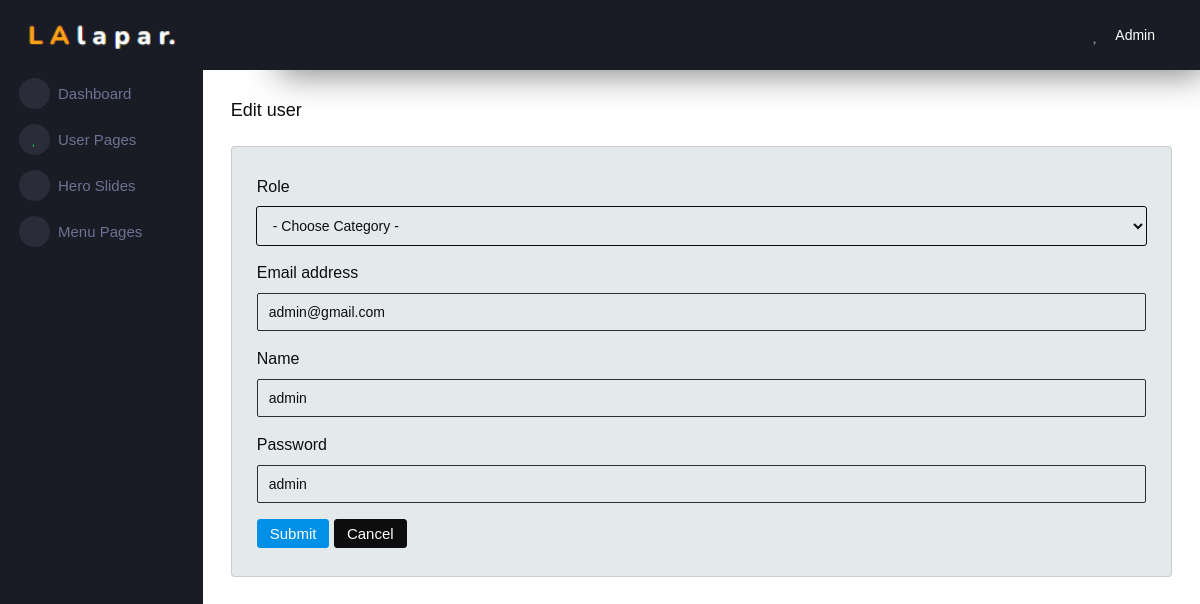
Screenshot of /admin/edituser.php?id=1 with the database file from the repository.
### tables this page shows
CREATE TABLE `user` (
  `id` int(11) NOT NULL,
  `id_role` int(11) NOT NULL,
  `email` varchar(250) NOT NULL,
  `name` varchar(100) NOT NULL,
  `password` varchar(250) NOT NULL
);

### admin/edituser.php (the view, shortened to what this page needs)
<?php
include "../koneksi.php";
$id = $_GET['id'];
$ambil = mysqli_query($koneksi, "SELECT * FROM user WHERE id='$id'");
$result2 = mysqli_fetch_array($ambil);
?>
<!DOCTYPE html>
<html lang="en">
<head>
  <link rel="stylesheet" href="asset/vendors/mdi/css/materialdesignicons.min.css">
  <link rel="stylesheet" href="asset/vendors/css/vendor.bundle.base.css">
  <link rel="stylesheet" href="asset/style.css">
</head>
<body>
  <div class="container-scroller">
    <?php
      include('sidebar_admin.php');
    ?>
    <div class="main-panel">
      <div class="content-wrapper">
        <div class="page-header">
          <h3 class="page-title text-dark"> Edit user </h3>
        </div>
        <div class="card mb-4 bg-secondary">
          <div class="card-body">
            <form action="" method="POST" enctype="multipart/form-data">
              <div class="mb-3">
                <label for="role" class="form-label text-dark">Role</label>
                <select class="form-control bg-secondary text-dark border-dark" name="role">
                    <option selected disabled>- Choose Category -</option>
                </select>
              </div>
              <div class="mb-3">
                <label for="email" class="form-label text-dark">Email address</label>
                <input type="email" class="form-control bg-secondary text-dark" id="email" name="email" required value="<?php echo $result2['email'] ?>">
              </div>
              <div class="mb-3">
                <label for="name" class="form-label text-dark">Name</label>
                <input type="text" class="form-control bg-secondary text-dark" id="name" name="name" required value="<?php echo $result2['name'] ?>">
              </div>
              <div class="mb-3">
                <label for="password" class="form-label text-dark">Password</label>
                <input type="text" class="form-control bg-secondary text-dark" id="password" name="password" required value="<?php echo $result2['password'] ?>">
              </div>
              <input type="submit" class="btn btn-primary" name="submit"></input>
              <a href="user_admin.php" class="btn btn-dark">Cancel</a>
            </form>
          </div>
        </div>
      </div>
    </div>
  </div>
</body>
</html>

### rows the page displays
user: email "admin@gmail.com", name "admin", password "admin"
